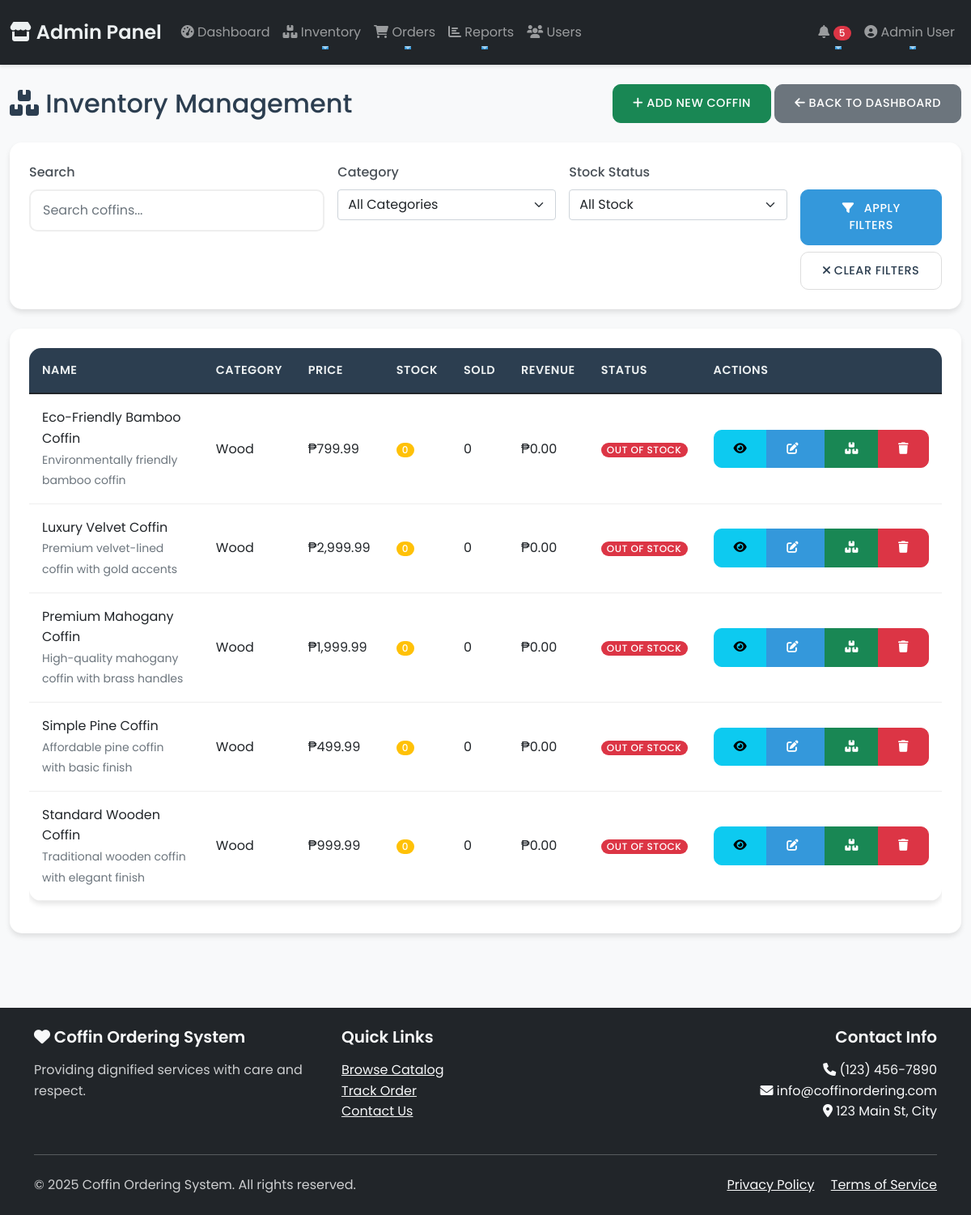
The page /public/admin/manage_inventory.php (signed in) on the database as committed earlier.
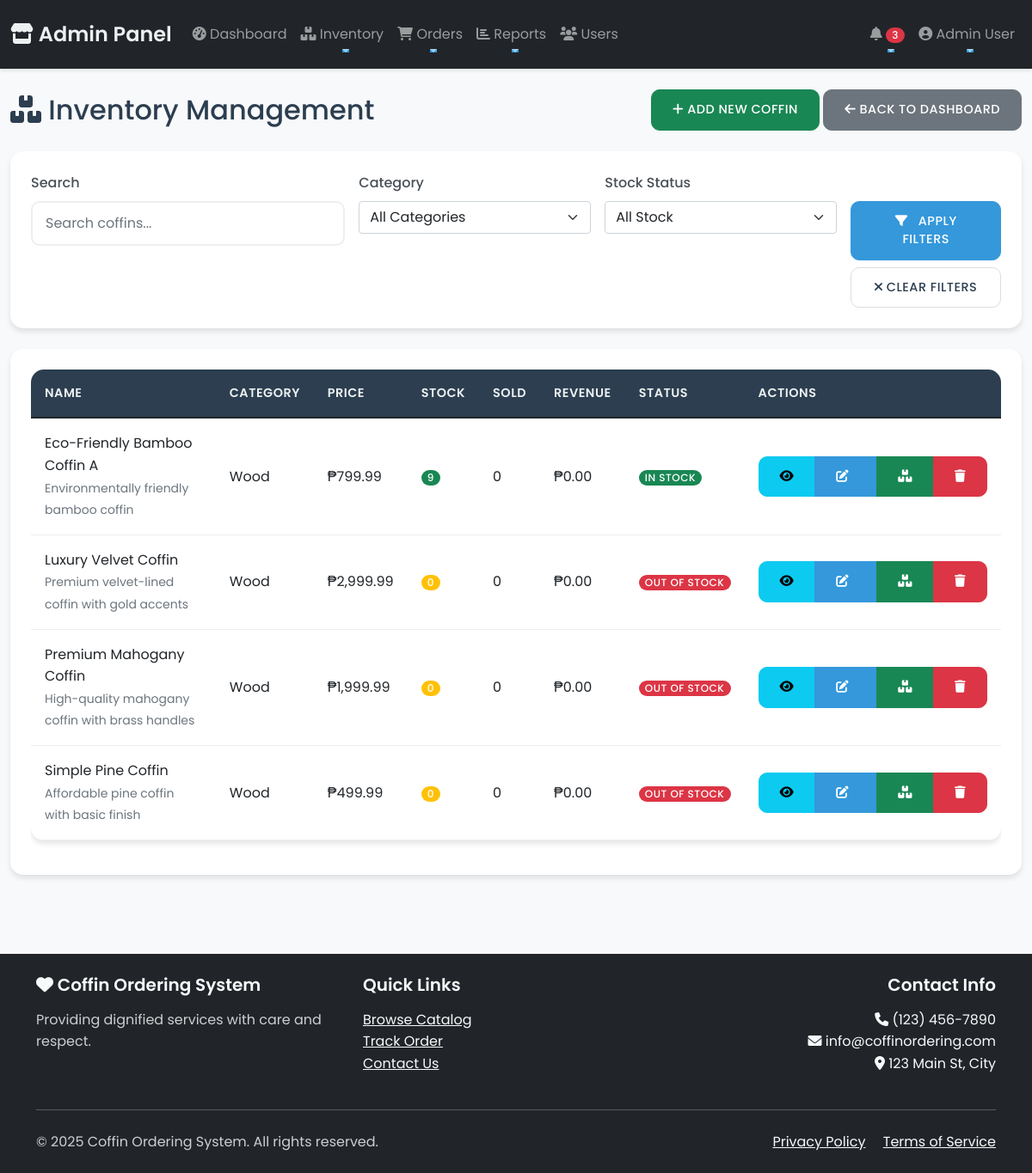
The same page on the database as committed later.
### tables this page shows
CREATE TABLE `coffins` (
  `id` int(11) NOT NULL,
  `name` varchar(100) NOT NULL,
  `description` text DEFAULT NULL,
  `image` varchar(255) DEFAULT NULL,
  `price` decimal(10,2) NOT NULL,
  `image_url` varchar(255) DEFAULT NULL,
  `stock` int(11) NOT NULL DEFAULT 0,
  `created_at` timestamp NOT NULL DEFAULT current_timestamp(),
  `updated_at` timestamp NOT NULL DEFAULT current_timestamp() ON UPDATE current_timestamp(),
  `category` varchar(50) NOT NULL DEFAULT 'wood',
  `stock_quantity` int(11) NOT NULL DEFAULT 0,
  `low_stock_threshold` int(11) NOT NULL DEFAULT 5
);

### public/admin/manage_inventory.php (the view, shortened to what the changed rows need)
<?php
require_once '../../config/db.php';
$sql = "SELECT c.*,
               COALESCE(SUM(oi.quantity), 0) as total_sold,
               COALESCE(SUM(oi.quantity * oi.price), 0) as total_revenue
        FROM coffins c
        LEFT JOIN order_items oi ON c.id = oi.coffin_id
        WHERE 1=1";
$params = [];
$sql .= " GROUP BY c.id ORDER BY c.name ASC";
$stmt = $pdo->prepare($sql);
$stmt->execute($params);
$coffins = $stmt->fetchAll();
include 'includes/admin_nav.php';
?>
<link rel="stylesheet" href="https://cdn.jsdelivr.net/npm/sweetalert2@11.7.32/dist/sweetalert2.min.css">
<div class="container-fluid py-4">
    <div class="row mb-4">
        <div class="col-12">
            <div class="d-flex justify-content-between align-items-center">
                <h2 class="mb-0">
                    <i class="fas fa-boxes"></i> Inventory Management
                </h2>
            </div>
        </div>
    </div>
    <div class="card">
        <div class="card-body">
            <?php if (empty($coffins)): ?>
                <div class="alert alert-info">
                    <i class="fas fa-info-circle"></i> No coffins found matching your criteria.
                </div>
            <?php else: ?>
                <div class="table-responsive">
                    <table class="table table-hover">
                        <thead>
                            <tr>
                                <th>Name</th>
                                <th>Category</th>
                                <th>Price</th>
                                <th>Stock</th>
                                <th>Sold</th>
                                <th>Revenue</th>
                                <th>Status</th>
                                <th>Actions</th>
                            </tr>
                        </thead>
                        <tbody>
                            <?php foreach ($coffins as $coffin): ?>
                                <tr>
                                    <td>
                                        <?= htmlspecialchars($coffin['name']) ?>
                                        <?php if (!empty($coffin['description'])): ?>
                                            <br>
                                            <small class="text-muted"><?= htmlspecialchars($coffin['description']) ?></small>
                                        <?php endif; ?>
                                    </td>
                                    <td><?= ucfirst($coffin['category']) ?></td>
                                    <td>₱<?= number_format($coffin['price'], 2) ?></td>
                                    <td>
                                        <span class="badge bg-<?= $coffin['stock_quantity'] <= $coffin['low_stock_threshold'] ? 'warning' : 'success' ?>">
                                            <?= number_format($coffin['stock_quantity']) ?>
                                        </span>
                                    </td>
                                    <td><?= number_format($coffin['total_sold']) ?></td>
                                    <td>₱<?= number_format($coffin['total_revenue'], 2) ?></td>
                                    <td>
                                        <?php if ($coffin['stock_quantity'] == 0): ?>
                                            <span class="badge bg-danger">Out of Stock</span>
                                        <?php elseif ($coffin['stock_quantity'] <= $coffin['low_stock_threshold']): ?>
                                            <span class="badge bg-warning">Low Stock</span>
                                        <?php else: ?>
                                            <span class="badge bg-success">In Stock</span>
                                        <?php endif; ?>
                                    </td>
                                    <td>
                                        <div class="btn-group">
                                            <button type="button"
                                                    class="btn btn-sm btn-info view-coffin-btn"
                                                    data-coffin-id="<?= $coffin['id'] ?>"
                                                    data-coffin-name="<?= htmlspecialchars($coffin['name']) ?>"
                                                    data-coffin-description="<?= htmlspecialchars($coffin['description']) ?>"
                                                    data-coffin-category="<?= htmlspecialchars($coffin['category']) ?>"
                                                    data-coffin-price="<?= $coffin['price'] ?>"
                                                    data-coffin-stock="<?= $coffin['stock_quantity'] ?>"
                                                    data-coffin-threshold="<?= $coffin['low_stock_threshold'] ?>"
                                                    data-coffin-sold="<?= $coffin['total_sold'] ?>"
                                                    data-coffin-revenue="<?= $coffin['total_revenue'] ?>"
                                                    title="View Details">
                                                <i class="fas fa-eye"></i>
                                            </button>
                                            <button type="button"
                                                    class="btn btn-sm btn-primary edit-coffin-btn"
                                                    data-coffin-id="<?= $coffin['id'] ?>"
                                                    data-coffin-name="<?= htmlspecialchars($coffin['name']) ?>"
                                                    data-coffin-description="<?= htmlspecialchars($coffin['description']) ?>"
                                                    data-coffin-category="<?= htmlspecialchars($coffin['category']) ?>"
                                                    data-coffin-price="<?= $coffin['price'] ?>"
                                                    data-coffin-threshold="<?= $coffin['low_stock_threshold'] ?>"
                                                    title="Edit Coffin">
                                                <i class="fas fa-edit"></i>
                                            </button>
                                            <button type="button"
                                                    class="btn btn-sm btn-success update-stock-btn"
                                                    data-coffin-id="<?= $coffin['id'] ?>"
                                                    data-coffin-name="<?= htmlspecialchars($coffin['name']) ?>"
                                                    data-coffin-stock="<?= $coffin['stock_quantity'] ?>"
                                                    title="Update Stock">
                                                <i class="fas fa-boxes"></i>
                                            </button>
                                            <button type="button"
                                                    class="btn btn-sm btn-danger delete-coffin-btn"
                                                    data-coffin-id="<?= $coffin['id'] ?>"
                                                    data-coffin-name="<?= htmlspecialchars($coffin['name']) ?>"
                                                    title="Delete Coffin">
                                                <i class="fas fa-trash"></i>
                                            </button>
                                        </div>
                                    </td>
                                </tr>
                            <?php endforeach; ?>
                        </tbody>
                    </table>
                </div>
            <?php endif; ?>
        </div>
    </div>
</div>
<?php include '../../includes/footer.php'; ?>

### public/admin/includes/admin_nav.php (shortened to what the changed rows need)
<?php
$low_stock_count = 0;
$pending_orders_count = 0;
try {
    $stmt = $pdo->prepare("
        SELECT COUNT(*)
        FROM coffins
        WHERE stock_quantity <= low_stock_threshold
    ");
    $stmt->execute();
    $low_stock_count = $stmt->fetchColumn();
    $stmt = $pdo->prepare("
        SELECT COUNT(*)
        FROM orders
        WHERE payment_status = 'pending'
    ");
    $stmt->execute();
    $pending_orders_count = $stmt->fetchColumn();
} catch (PDOException $e) {
    error_log("Navigation error: " . $e->getMessage());
}
?>
<!DOCTYPE html>
<html lang="en">
<head>
    <link href="https://cdn.jsdelivr.net/npm/bootstrap@5.1.3/dist/css/bootstrap.min.css" rel="stylesheet">
    <link href="https://cdnjs.cloudflare.com/ajax/libs/font-awesome/6.0.0/css/all.min.css" rel="stylesheet">
    <link href="/collado/public/css/style.css" rel="stylesheet">
</head>
<nav class="navbar navbar-expand-lg navbar-dark bg-dark">
    <div class="container-fluid">
        <div class="collapse navbar-collapse" id="adminNavbar">
            <ul class="navbar-nav">
                <li class="nav-item dropdown">
                    <a class="nav-link dropdown-toggle" href="#" data-bs-toggle="dropdown">
                        <i class="fas fa-bell"></i>
                        <?php if ($low_stock_count > 0 || $pending_orders_count > 0): ?>
                            <span class="badge bg-danger"><?= $low_stock_count + $pending_orders_count ?></span>
                        <?php endif; ?>
                    </a>
                </li>
            </ul>
        </div>
    </div>
</nav>

Rows that differ between the two databases and show on the page:
removed coffins: name "Standard Wooden Coffin", description "Traditional wooden coffin with elegant finish", category "Wood", price "999.99", stock_quantity "0", total_sold "0", total_revenue "0.00", shows "OUT OF STOCK"
changed coffins "Environmentally friendly bamboo coffin": name "Eco-Friendly Bamboo Coffin" → "Eco-Friendly Bamboo Coffin A"; stock_quantity "0" → "9"; stock_quantity "OUT OF STOCK" → "IN STOCK"
Other text that changed with them:
$low_stock_count + $pending_orders_count: "5" → "3"
